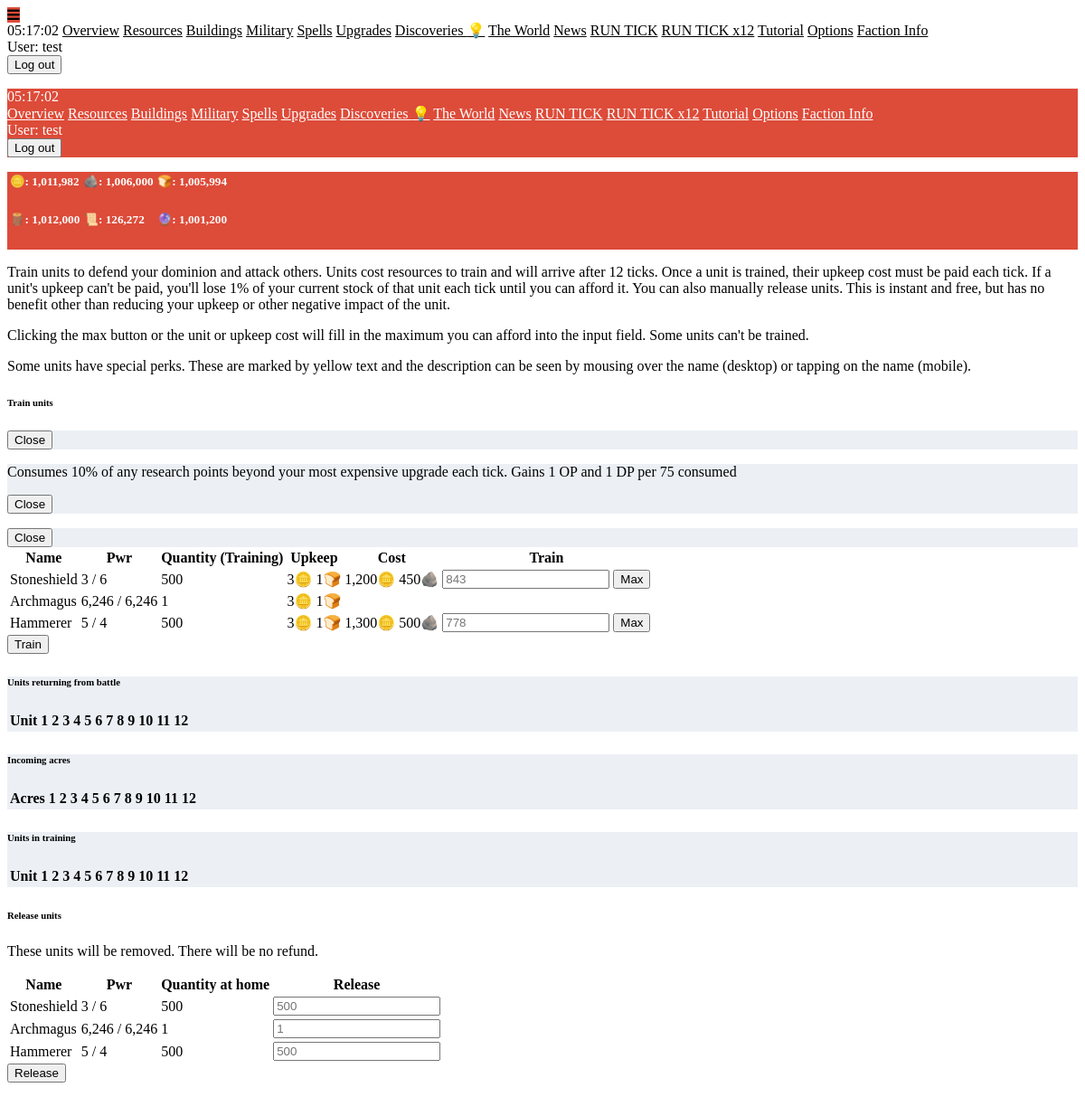
The page /military (signed in) on the database as committed earlier.
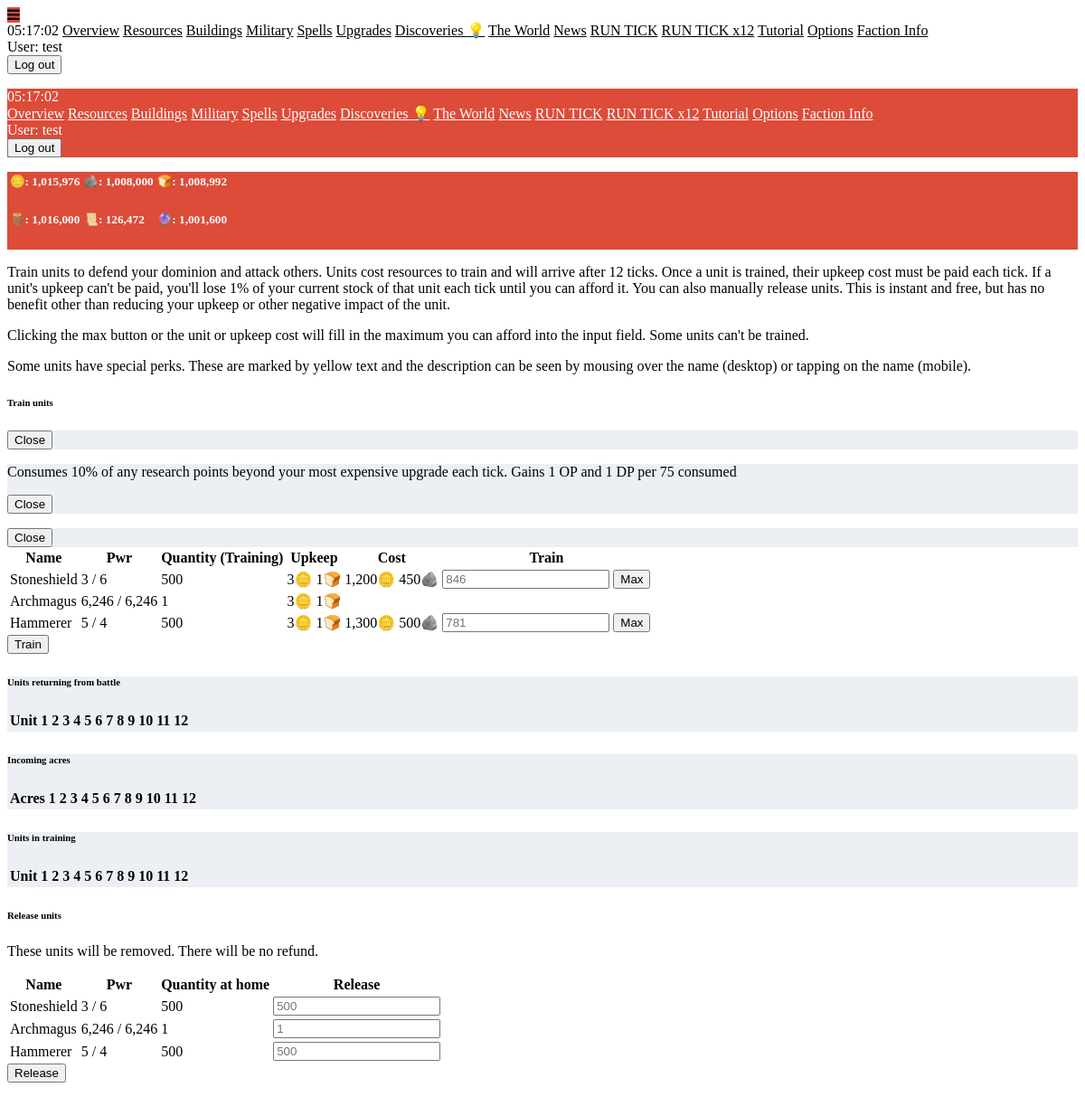
The same page on the database as committed later.
### maingame/models.py (models this page shows, shortened)
class Unit(models.Model):
    ruler = models.ForeignKey(Player, on_delete=models.PROTECT, null=True, blank=True)
    name = models.CharField(max_length=50, null=True, blank=True)
    dp = models.IntegerField(default=0)
    op = models.IntegerField(default=0)
    is_trainable = models.BooleanField(default=True)
    cost_dict = models.JSONField(default=dict, blank=True)
    upkeep_dict = models.JSONField(default=dict, blank=True)
    training_dict = models.JSONField(default=dict, blank=True)
    returning_dict = models.JSONField(default=dict, blank=True)
    quantity_at_home = models.IntegerField(default=0)
    perk_dict = models.JSONField(default=dict, blank=True)
    faction = models.ForeignKey(Faction, on_delete=models.PROTECT, null=True, blank=True)
    def __str__(self):
        base_name = f"{self.name} ({self.op}/{self.dp}) -- {self.id}"
        if self.ruler:
            return f"{self.ruler.name}'s {base_name}"
        return f"🟩Base --- {base_name}"
    @property
    def quantity_trained_and_alive(self):
        return self.quantity_at_home + self.quantity_returning
    @property
    def max_affordable(self):
        if not self.ruler:
            return 0
        max_affordable = 9999999999999
        for resource_name, amount in self.cost_dict.items():
            resource = Resource.objects.get(ruler=self.ruler, icon=resource_name)
            if resource.quantity > 0:
                max_affordable = min(max_affordable, math.floor(resource.quantity/amount))
            else:
                max_affordable = 0
        return max_affordable
    @property
    def perk_text(self):
        perk_text = ""
        if "surplus_research_consumed_to_add_one_op_and_dp" in self.perk_dict:
            perk_text += f"""Consumes 10% of any research points beyond your most expensive upgrade each tick. Gains 1 OP and 1 DP per
            {self.perk_dict['surplus_research_consumed_to_add_one_op_and_dp']} consumed"""
        if "random_grudge_book_pages_per_tick" in self.perk_dict:
            pages_per_tick = self.perk_dict["random_grudge_book_pages_per_tick"]
            perk_text += f"Adds {pages_per_tick} pages to an existing grudge in your book of grudges each tick. "
        if "always_dies_on_offense" in self.perk_dict:
            perk_text += "Always dies when sent on an invasion. "
        return perk_text
    @property
    def has_perks(self):
        return self.perk_dict != {}
    @property
    def quantity_in_training(self):
        total = 0
        for key, value in self.training_dict.items():
            total += value
        return total
    @property
    def quantity_returning(self):
        total = 0
        for key, value in self.returning_dict.items():
            total += value
        return total

class Player(models.Model):
    associated_user = models.OneToOneField(User, on_delete=models.CASCADE, null=True, blank=True, unique=True)
    name = models.CharField(max_length=50, null=True, blank=True, unique=True)
    timezone = models.CharField(max_length=50, default="UTC")
    is_starving = models.BooleanField(default=False)
    has_unread_events = models.BooleanField(default=False)
    protection_ticks_remaining = models.IntegerField(default=72)
    complacency = models.IntegerField(default=0)
    has_tick_units = models.BooleanField(default=False)
    show_tutorials = models.BooleanField(default=True)
    theme = models.CharField(max_length=50, null=True, blank=True, default="ODA")
    is_abandoned = models.BooleanField(default=False)
    use_am_pm = models.BooleanField(default=True)
    acres = models.IntegerField(default=100)
    incoming_acres_dict = models.JSONField(default=dict, blank=True)
    primary_resource_name = models.CharField(max_length=50, null=True, blank=True)
    primary_resource_per_acre = models.IntegerField(default=0)
    building_primary_resource_name = models.CharField(max_length=50, null=True, blank=True)
    building_secondary_resource_name = models.CharField(max_length=50, null=True, blank=True)
    building_primary_cost_per_acre = models.IntegerField(default=100)
    building_secondary_cost_per_acre = models.IntegerField(default=10)
    upgrade_cost = models.IntegerField(default=300)
    upgrade_exponent = models.FloatField(default=1.03, null=True, blank=True)
    perk_dict = models.JSONField(default=dict, blank=True)
    faction_name = models.CharField(max_length=50, null=True, blank=True)
    discovery_points = models.IntegerField(default=0)
    available_discoveries = models.JSONField(default=list, blank=True)
    learned_discoveries = models.JSONField(default=list, blank=True)
    last_sold_resource_name = models.CharField(max_length=50, null=True, blank=True)
    last_bought_resource_name = models.CharField(max_length=50, null=True, blank=True)
    @property
    def barren_acres(self):
        barren_acres = self.acres
        for building in Building.objects.filter(ruler=self):
            barren_acres -= building.quantity
        return barren_acres
    @property
    def incoming_acres(self):
        total = 0
        for key, value in self.incoming_acres_dict.items():
            total += value
        return total
    @property
    def header_rows(self):
        iterator = -1
        row_number = 0
        header_rows = {}
        for resource in Resource.objects.filter(ruler=self):
            iterator += 1
            if iterator % math.ceil(Resource.objects.filter(ruler=self).count() / 2) == 0:
                row_number += 1
                header_rows[str(row_number)] = []
            readout = f"{resource.icon}: {int(resource.quantity):,}"
            tooltip = resource.name
            header_rows[str(row_number)].append({
                "readout": readout,
                "tooltip": tooltip
            })
        return header_rows
    @property
    def sorted_units(self):
        sorted_list = list(Unit.objects.filter(ruler=self))
        def op_dp_ratio(unit: Unit):
            if unit.dp == 0:
                return 99999999
            else:
                return unit.op / unit.dp
        sorted_list.sort(key=op_dp_ratio)
        print(sorted_list)
        return sorted_list

class Resource(models.Model):
    name = models.CharField(max_length=50, null=True, blank=True)
    icon = models.CharField(max_length=50, null=True, blank=True)
    ruler = models.ForeignKey(Player, on_delete=models.PROTECT, null=True, blank=True)
    quantity = models.IntegerField(default=0)

### maingame/views.py (the view)
# urls.py: path("military", views.military, name="military"),
@login_required
def military(request):
    try:
        player = Player.objects.get(associated_user=request.user)
    except:
        return redirect("register")
    print("sorted units")
    print(player.sorted_units)
    context = {
        "units": player.sorted_units
    }
    return render(request, "maingame/military.html", context)

### maingame/context_processors/context_processors.py (called while the page is built)
def player_context_processor(request):
    active_player = None
    if request.user.is_authenticated:
        active_player = Player.objects.filter(associated_user=request.user).first()
    return {
        "active_player": active_player,
        "round": Round.objects.first(),
    }

### maingame/templates/maingame/military.html (shortened to what the changed rows need)
{% extends "base.html" %}
{% load extra_tags %}
{% load humanize %}
{% block content %}
<form action="{% url 'submit_training' %}" method="post" class="max-w-md">
    <table class="table striped">
        <thead>
            <tr>
                <th>Name</th>
                <th>Pwr</th>
                <th>Quantity (Training)</th>
                <th>Upkeep</th>
                <th class="w-16">Cost</th>
                <th class="">Train</th>
            </tr>
        </thead>
        <tbody>
            {% for unit in units %}
            <div class="modal card_colors w-32 h-24 u-center u-align-middle my-auto" id="test-modal">
                <div class="modal-header u-flex u-flex-column u-justify-space-between">
                    <a href="#anchor-to-background" aria-label="Close">
                        <button class="btn-light w-16 h-6 p-0 u-center" type="submit">
                            <span class="font-bold">Close</span>
                        </button>
                    </a>
                </div>
            </div>
            <tr>
                {% include "maingame/unit_name_row.html" %}
                <td class="u-align-middle">{{ unit.op|intcomma }} / {{ unit.dp|intcomma }}</td>
                <td class="u-align-middle">
                    {{ unit.quantity_trained_and_alive|intcomma }}
                </td>
                <td class="u-align-middle" onclick="trainMax('{{ unit.id }}', '{{ unit.max_affordable }}')">
                    <div class="u-flex u-flex-column">
                        {% for resource, amount in unit.upkeep_dict.items %}
                        <span>{{ amount|intcomma }}{{ resource }}</span>
                        {% endfor %}
                    </div>
                </td>
                <td class="u-align-middle" onclick="trainMax('{{ unit.id }}', '{{ unit.max_affordable }}')">
                    <div class="u-flex u-flex-column">
                        {% for resource, amount in unit.cost_dict.items %}
                        <span>{{ amount|intcomma }}{{ resource }}</span>
                        {% endfor %}
                    </div>
                </td>
                <td class="u-align-middle">
                    <div class="u-flex-md u-flex-row-md">
                        {% if unit.is_trainable %}
                        <input
                            name="train_{{ unit.id }}"
                            id="train_{{ unit.id }}"
                            placeholder="{{ unit.max_affordable }}"
                            type="number"
                            max="{{ unit.max_affordable }}"
                            class="w-12 w-16-md ml-auto-md mr-2-md"
                        >
                        <button type="button" class="btn-light my-auto u-none u-block-md mr-auto-md" onclick="trainMax('{{ unit.id }}', '{{ unit.max_affordable }}')">
                            Max
                        </button>
                        {% endif %}
                    </div>
                </td>
            </tr>
            {% endfor %}
        </tbody>
    </table>
</form>
<div class="mt-8 u-flex u-flex-column max-w-md card card_colors p-1">
    <div class="u-overflow-x-scroll u-overflow-x-hidden-md">
        <table class="table striped card_colors">
            <thead>
                <tr>
                    <th>Unit</th>
                    <th>1</th>
                    <th>2</th>
                    <th>3</th>
                    <th>4</th>
                    <th>5</th>
                    <th>6</th>
                    <th>7</th>
                    <th>8</th>
                    <th>9</th>
                    <th>10</th>
                    <th>11</th>
                    <th>12</th>
                </tr>
            </thead>
        </table>
    </div>
</div>
<div class="mt-4 u-flex u-flex-column max-w-md card card_colors p-1">
    <div class="u-overflow-x-scroll u-overflow-x-hidden-md">
        <table class="table striped card_colors">
            <thead>
                <tr>
                    <th>Acres</th>
                    <th>1</th>
                    <th>2</th>
                    <th>3</th>
                    <th>4</th>
                    <th>5</th>
                    <th>6</th>
                    <th>7</th>
                    <th>8</th>
                    <th>9</th>
                    <th>10</th>
                    <th>11</th>
                    <th>12</th>
                </tr>
            </thead>
        </table>
    </div>
</div>
<div class="mt-4 u-flex u-flex-column max-w-md card card_colors p-1">
    <div class="u-overflow-x-scroll u-overflow-x-hidden-md">
        <table class="table striped card_colors">
            <thead>
                <tr>
                    <th>Unit</th>
                    <th>1</th>
                    <th>2</th>
                    <th>3</th>
                    <th>4</th>
                    <th>5</th>
                    <th>6</th>
                    <th>7</th>
                    <th>8</th>
                    <th>9</th>
                    <th>10</th>
                    <th>11</th>
                    <th>12</th>
                </tr>
            </thead>
        </table>
    </div>
</div>
<form action="{% url 'submit_release' %}" method="post" class="max-w-md card bg-red-800 text-light p-1 mt-8">
    <table class="table striped bg-red-800 text-light">
        <thead>
            <tr>
                <th>Name</th>
                <th>Pwr</th>
                <th>Quantity at home</th>
                <th class="w-16">Release</th>
            </tr>
        </thead>
        <tbody>
            {% for unit in units %}
            <tr>
                {% include "maingame/unit_name_row.html" %}
                <td class="u-align-middle">{{ unit.op|intcomma }} / {{ unit.dp|intcomma }}</td>
                <td class="u-align-middle">
                    {{ unit.quantity_at_home|intcomma }}
                </td>
                <td class="u-align-middle u-flex-md u-flex-row-md">
                    <input
                        name="release_{{ unit.id }}"
                        id="release_{{ unit.id }}"
                        placeholder="{{ unit.quantity_at_home }}"
                        type="number"
                        max="{{ unit.quantity_at_home }}"
                        class="w-12 w-16-md ml-auto-md mr-2-md"
                    >
                </td>
            </tr>
            {% endfor %}
        </tbody>
    </table>
</form>
{% endblock %}

### maingame/templates/maingame/unit_name_row.html (shortened to what this page needs)
<td class="u-align-middle {% if unit.has_perks %}text-yellow-200{% endif %}" {% if unit.has_perks %}data-tooltip="{{ unit.perk_text }}"{% endif %}>
    {{ unit.name|title }}
</td>

Rows that differ between the two databases and show on the page:
changed through a linked row, Unit "Stoneshield": max_affordable "843" → "846"
changed through a linked row, Unit "Hammerer": max_affordable "778" → "781"
Other text that changed with them:
list line gone: "🪙: 1,011,982 🪨: 1,006,000 🍞: 1,005,994"
new list line: "🪙: 1,015,976 🪨: 1,008,000 🍞: 1,008,992"
list line gone: "🪵: 1,012,000 📜: 126,272 🔮: 1,001,200"
new list line: "🪵: 1,016,000 📜: 126,472 🔮: 1,001,600"
